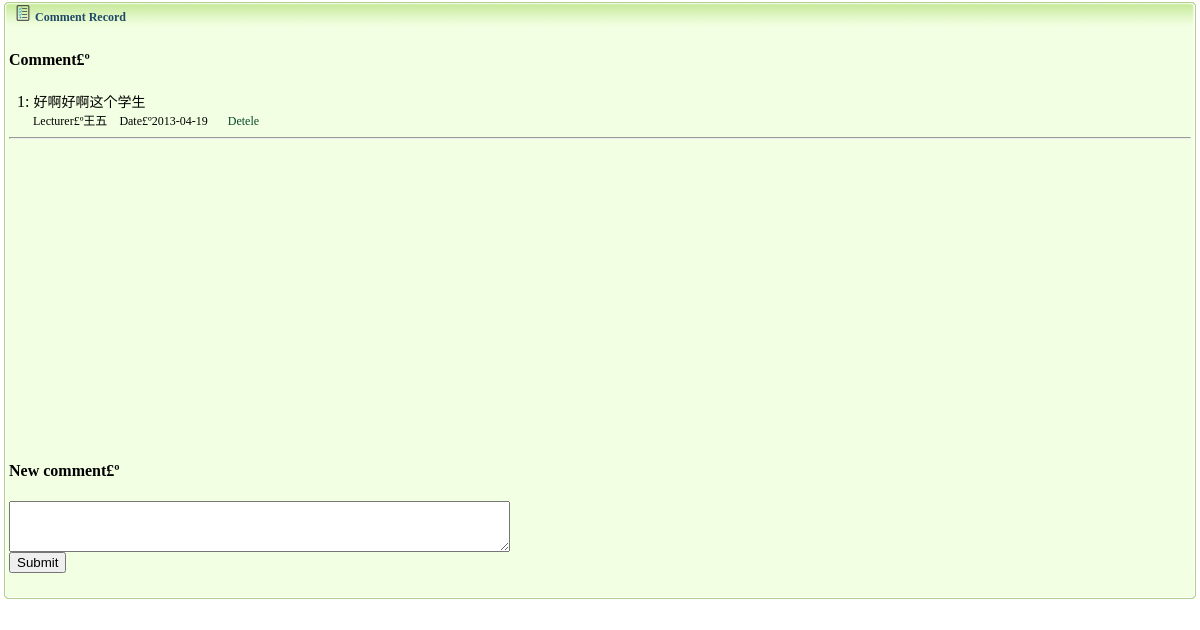
Screenshot of /sys/tab/evaluate_massage.php?id=3 (signed in) with the database file from the repository.
### tables this page shows
CREATE TABLE IF NOT EXISTS `evaluate` (
  `id` int(4) NOT NULL AUTO_INCREMENT,
  `su_id` int(4) NOT NULL,
  `tu_id` int(4) NOT NULL,
  `evalue` varchar(299) NOT NULL,
  `times` varchar(25) NOT NULL,
  PRIMARY KEY (`id`)
);

CREATE TABLE IF NOT EXISTS `teacher` (
  `id` int(4) NOT NULL AUTO_INCREMENT,
  `user_id` int(4) NOT NULL,
  `name` varchar(200) NOT NULL,
  PRIMARY KEY (`id`)
);

### sys/tab/teacher_fun.php (called while the page is built, shortened)
<?php
	class  teacher_fun{
		public function select_teacher($uid){
			$query = "select * from teacher where user_id=".$uid;
			$result = mysql_query($query);
			$row = mysql_fetch_row($result);
			if($row){
				return  $row;
			}
		}
		public function select_evaluate($sid){
			$query = "select * from `evaluate` where su_id=".$sid;
			$result = mysql_query($query);
			return $result;
		}
	}
?>

### sys/tab/evaluate_massage.php (the view, shortened to what this page needs)
<?php
	include_once './teacher_fun.php';
	$obj = new teacher_fun();
?>
<!DOCTYPE html PUBLIC "-//W3C//DTD XHTML 1.0 Transitional//EN" "http://www.w3.org/TR/xhtml1/DTD/xhtml1-transitional.dtd">
<html xmlns="http://www.w3.org/1999/xhtml">
<head>
</head>
<body>
<table width="100%" border="0" align="center" cellpadding="0" cellspacing="0">
  <tr>
    <td height="30"><table width="100%" border="0" cellspacing="0" cellpadding="0">
      <tr>
        <td width="15" height="30"><img src="images/tab_03.gif" width="15" height="30" /></td>
        <td width="1101" background="images/tab_05.gif"><img src="images/311.gif" width="16" height="16" /> <span class="STYLE4">Comment Record</span></td>
        <td width="281" background="images/tab_05.gif"></td>
        <td width="14"><img src="images/tab_07.gif" width="14" height="30" /></td>
      </tr>
    </table></td>
  </tr>
  <tr>
    <td><table width="100%" border="0" cellspacing="0" cellpadding="0">
      <tr>
        <td width="9" background="images/tab_12.gif">&nbsp;</td>
        <td bgcolor="#f3ffe3">
        <h4>Comment£º</h4>
        <div style="overflow: scroll;height:350px;">
        <?php
        	$No=0;
        	$result = $obj->select_evaluate($_GET['id']);
        	while ($row=mysql_fetch_row($result)){
        		$No++;
        		echo "&nbsp;&nbsp;".$No.":   <span style='font-size:14px;'>$row[3]</span><br>";
        		echo "&nbsp;&nbsp;&nbsp;&nbsp;&nbsp;&nbsp;<span style='font-size:12px'>Lecturer£º";
        		$r=$obj->select_teacher($row[2]);
        		echo $r[2];
        		echo "&nbsp;&nbsp;&nbsp;&nbsp;Date£º$row[4]</span>";
        		if($row[2]==$_SESSION['uid']){
        			echo "&nbsp;&nbsp;&nbsp;&nbsp; <a href='./evaluate_massage.php?id=".$_GET['id']."&eid=$row[0]&action=del'>Detele</a>";
        		}
        		echo "<hr />";
        	}
        ?>
        </div>
        <h4>New comment£º</h4>
        <form action="evaluate_massage.php?id=<?php echo $_GET['id'];?>&action=add" method="post" onsubmit="return CheckForm();" >
        	<label><textarea id="evalue" cols="60" rows="3" name="evalue"></textarea></label><br/>
        	<input type="submit" value="Submit" />
        </form>
        </td>
        <td width="9" background="images/tab_16.gif">&nbsp;</td>
      </tr>
    </table></td>
  </tr>
  <tr>
    <td height="29"><table width="100%" border="0" cellspacing="0" cellpadding="0">
      <tr>
        <td width="15" height="29"><img src="images/tab_20.gif" width="15" height="29" /></td>
        <td background="images/tab_21.gif"><table width="100%" border="0" cellspacing="0" cellpadding="0">
          <tr>
            <td width="25%" height="29" nowrap="nowrap"><span class="STYLE1"></span></td>
            <td width="75%" valign="top" class="STYLE1"><div align="right">
              <table width="352" height="20" border="0" cellpadding="0" cellspacing="0">
                <tr>
                  <td width="62" height="22" valign="middle"><div align="right"></div></td>
                  <td width="50" height="22" valign="middle"><div align="right"></div></td>
                  <td width="54" height="22" valign="middle"><div align="right"></div></td>
                  <td width="49" height="22" valign="middle"><div align="right"></div></td>
                  <td width="59" height="22" valign="middle"><div align="right"></div></td>
                  <td width="25" height="22" valign="middle"></td>
                  <td width="23" height="22" valign="middle"></td>
                  <td width="30" height="22" valign="middle"></td>
                </tr>
              </table>
            </div></td>
          </tr>
        </table></td>
        <td width="14"><img src="images/tab_22.gif" width="14" height="29" /></td>
      </tr>
    </table></td>
  </tr>
</table>
</body>
</html>

### sys/tab/evaluate_massage.php (style rules this page uses)
.STYLE1 { font-size: 12px }
.STYLE4 { font-size: 12px; color: #1F4A65; font-weight: bold; }
a:link { font-size: 12px; color: #06482a; text-decoration: none; }

### rows the page displays
evaluate: evalue "好啊好啊这个学生", teacher.name "王五", times "2013-04-19"
